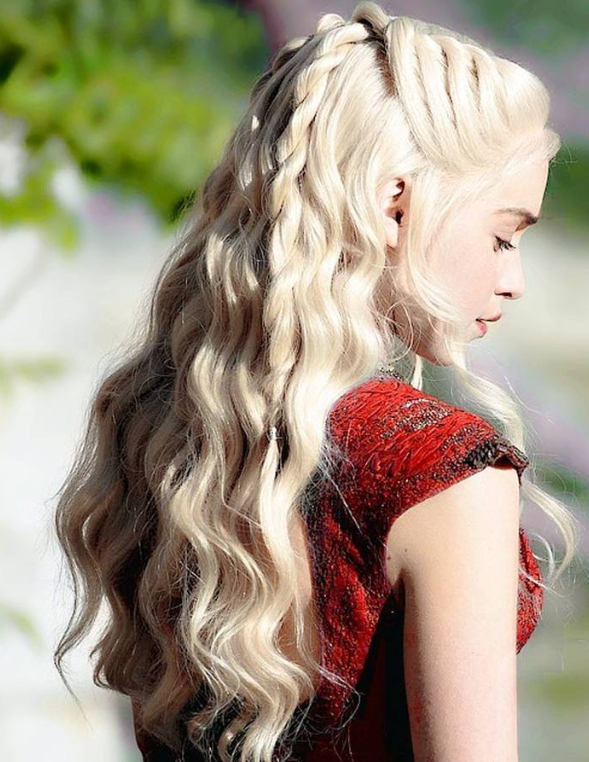
#> input picture img/dragon-mother.jpg, 589 x 762 px, found by its file name
$ python GaussianKernel.py
#> lines starting #> are read from the running program, lines starting #| are printed output that depends on the picture
#! usr/bin/env python
import cv2
import numpy as np

path=r'D:\groceries\AI\ai-for-CNN\img\dragon-mother.jpg'
img=cv2.imread(path)
#> img is the input picture: shape (762, 589, 3); mean B, G, R 131.3, 151, 163.6
# check the values of Gaussion kernel
kernel=cv2.getGaussianKernel(7,5)
print(kernel)

# gaussian blur
g1_img=cv2.GaussianBlur(img,(7,7),5)
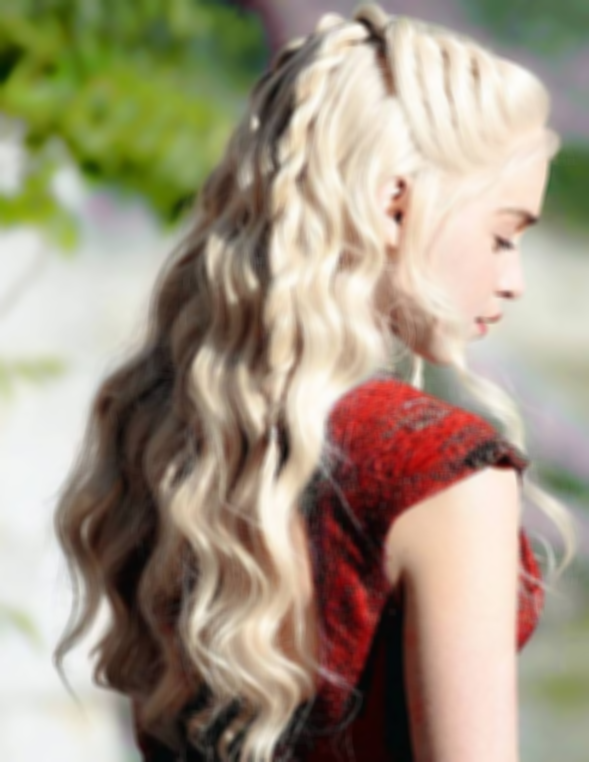
#> g1_img: shape (762, 589, 3); mean B, G, R 131.3, 151, 163.6
g2_img=cv2.sepFilter2D(img,-1,kernel,kernel)

# 2nd -derivative
kernel_lap = np.array([[0, 0, 0], [0, 1, 0], [0, 0, 0]], np.float32)
lap_img = cv2.filter2D(img, -1, kernel_lap)


sift = cv2.xfeatures2d.SIFT_create()
# detect SIFT
kp = sift.detect(img,None)   # None for mask
#> kp = 1963 keypoints; strongest (x, y, size): (401, 184, 5.3), (507, 294, 4.5), (489, 454, 1.9), (398, 216, 7)
# compute SIFT descriptor
kp,des = sift.compute(img,kp)
print(des.shape)
#| (1963, 128)
img_sift= cv2.drawKeypoints(img,kp,outImage=np.array([]), flags=cv2.DRAW_MATCHES_FLAGS_DRAW_RICH_KEYPOINTS)
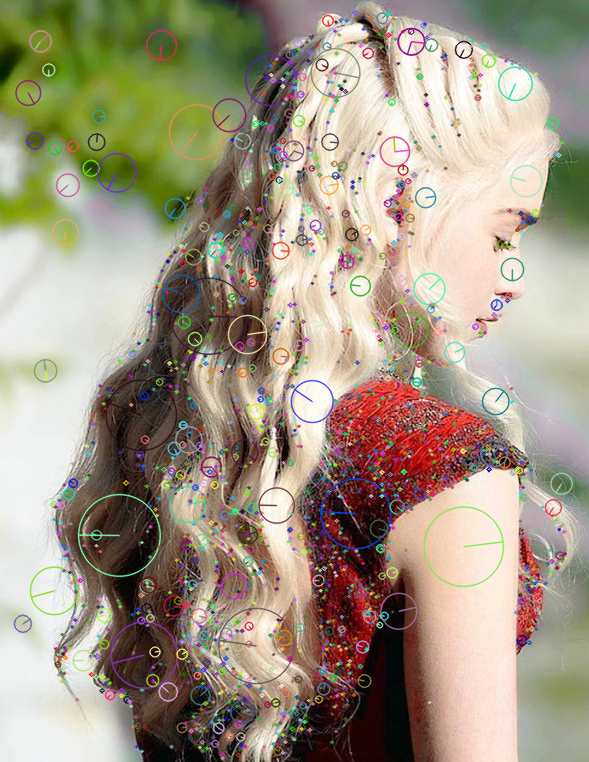
#> img_sift: shape (762, 589, 3); mean B, G, R 132.5, 151.2, 162.1

# show the pictures
cv2.imshow('dragon-mother',img)
cv2.imshow('blur1',g1_img)
cv2.imshow('blur2',g2_img)
cv2.imshow('lplace',lap_img)
cv2.imshow('sift',img_sift)

key=cv2.waitKey()
#> (key Esc is pressed here)
if 27==key:
    cv2.destroyAllWindows()

$ run again, with img/mountain.jpg copied over img/dragon-mother.jpg
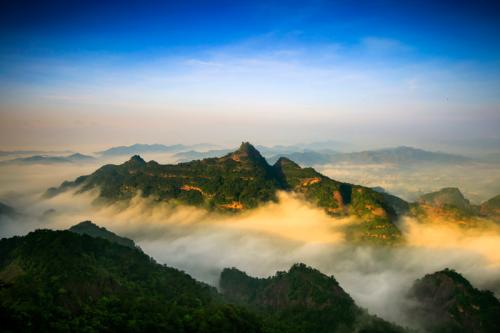
#> input picture img/mountain.jpg, 500 x 333 px, found by its file name
#> img is the input picture: shape (333, 500, 3); mean B, G, R 124.2, 122.2, 105.8
#> `g1_img=cv2.GaussianBlur(img,(7,7),5)`:
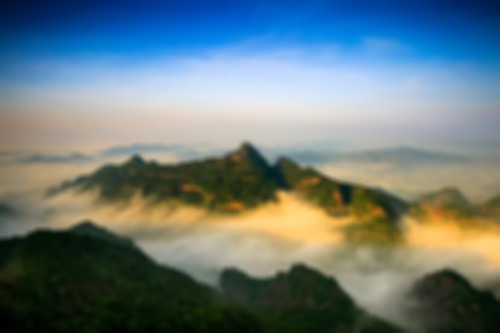
#> g1_img: shape (333, 500, 3); mean B, G, R 124.2, 122.2, 105.8
#> kp = 380 keypoints; strongest (x, y, size): (247, 177, 46.8), (288, 233, 49.8), (435, 244, 35.4), (282, 194, 5.9)
#| (380, 128)
#> `img_sift= cv2.drawKeypoints(img,kp,outImage=np.array([]), flags=cv2.DR..`:
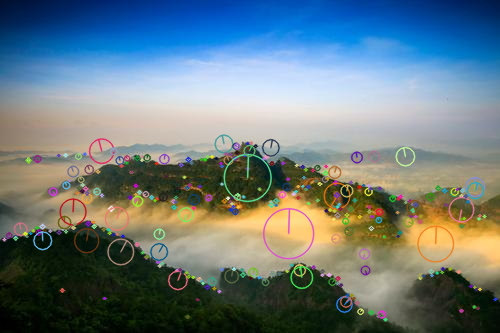
#> img_sift: shape (333, 500, 3); mean B, G, R 126.2, 123, 106.9
